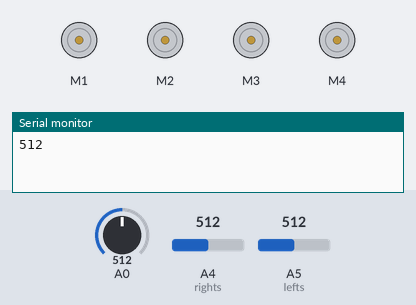
The sketch below on a simulated Arduino Uno, built with avr-gcc and run on an emulated ATmega328P. Shown: 4 × DC motor (green arrow = forward, orange = backward, longer = faster), the last lines printed to the serial monitor. The inputs (shaded band) are chosen by the test bench; at power-on: A0 = 512, A4 (rights) = 512, A5 (lefts) = 512.

Above: at 1.2 s.
1.3 s: A0 set to 107
2.8 s: A0 set to 90
At 3.1 s:
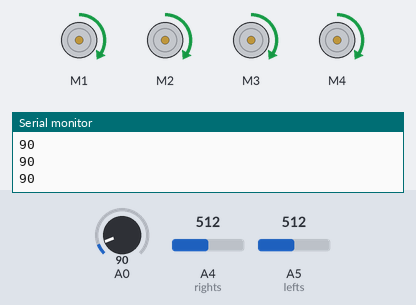
4.3 s: A0 set to 110
At 5.5 s:
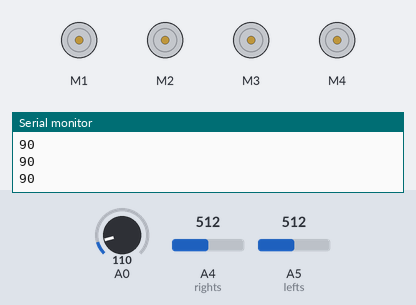
5.8 s: A0 set to 0
At 6.5 s:
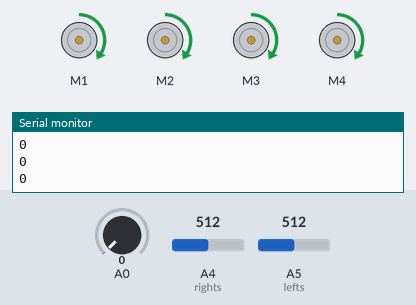
7.3 s: A4 (rights) set to 586
8.8 s: A4 (rights) set to 612
At 10.1 s:
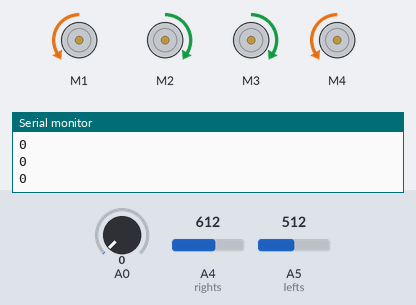
Timing chart, 0 to 11.3 s (numbered marks = the images above; inputs shaded):
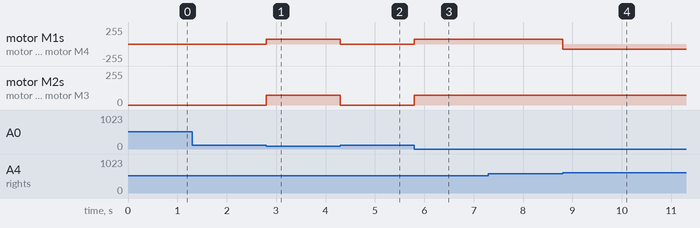

Measured:
- the behaviour switches between 101 and 100 on A0 (found by bisection; images 0 and 1)
- the behaviour switches between 600 and 601 on A4 (rights) (found by bisection; images 3 and 4)
- after the input at 1.3 s, every drawn part: stays the same
- after the input at 2.8 s, motor M1–4: stopped → forward 75/255 at once
- after the input at 4.3 s, motor M1–4: forward 75/255 → stopped at once
- after the input at 5.8 s, motor M1–4: stopped → forward 75/255 at once
- after the input at 8.8 s, motor M1, motor M4: forward 75/255 → backward 75/255 at once

The sketch:

line_following.ino
```cpp
#include <AFMotor.h>

//defining pins and variables
#define lefts A5
#define rights A4
#define speeds 75
//defining motors
AF_DCMotor motor4(4, MOTOR12_8KHZ);
AF_DCMotor motor3(3, MOTOR12_8KHZ);
AF_DCMotor motor1(1, MOTOR12_8KHZ);
AF_DCMotor motor2(2, MOTOR12_8KHZ);
/*
  AF_DCMotor motor1(3, MOTOR12_8KHZ);
  AF_DCMotor motor2(4, MOTOR12_8KHZ);
*/
int t_value=600;
void setup() {
  Serial.begin(9600);
  //setting the speed of motors
  motor1.setSpeed(speeds);
  motor2.setSpeed(speeds);
  motor3.setSpeed(speeds);
  motor4.setSpeed(speeds);

  //declaring pin types
  pinMode(lefts, INPUT);
  pinMode(rights, INPUT);
  pinMode(A0, INPUT);
  //begin serial communication
  Serial.begin(9600);
}

void loop() {

 /*motor1.run(FORWARD);
 motor2.run(FORWARD);
motor3.run(FORWARD);
motor4.run(FORWARD);*/

//Serial.println("left:"+String(analogRead(lefts)));
//Serial.println("right:"+String(analogRead(rights)));
int r=analogRead(rights);
int l=analogRead(lefts);
Serial.println(analogRead(A0));
if(analogRead(A0)>100)
{
  while(analogRead(A0)>100)
  {
    motor1.run(RELEASE);
    motor2.run(RELEASE);
    motor3.run(RELEASE);
    motor4.run(RELEASE);
  }
}
if(l<t_value && r<t_value) //go F_Re
{
  motor1.run(FORWARD);
  motor2.run(FORWARD);
  motor3.run(FORWARD);
  motor4.run(FORWARD);
}
else if(l>t_value && r>t_value) //go F_Re
{
  motor1.run(FORWARD);
  motor2.run(FORWARD);
  motor3.run(FORWARD);
  motor4.run(FORWARD);
}

else if(l>t_value && r<t_value) //go L_R
{
  motor2.run(BACKWARD);
  motor3.run(BACKWARD);
  motor1.run(FORWARD);
  motor4.run(FORWARD);
}
else if(l<t_value && r>t_value) //go R_L
{
  motor1.run(BACKWARD);
  motor4.run(BACKWARD);
  motor2.run(FORWARD);
  motor3.run(FORWARD);
}

//Serial.println("right"+analogRead(rights));
}
```
